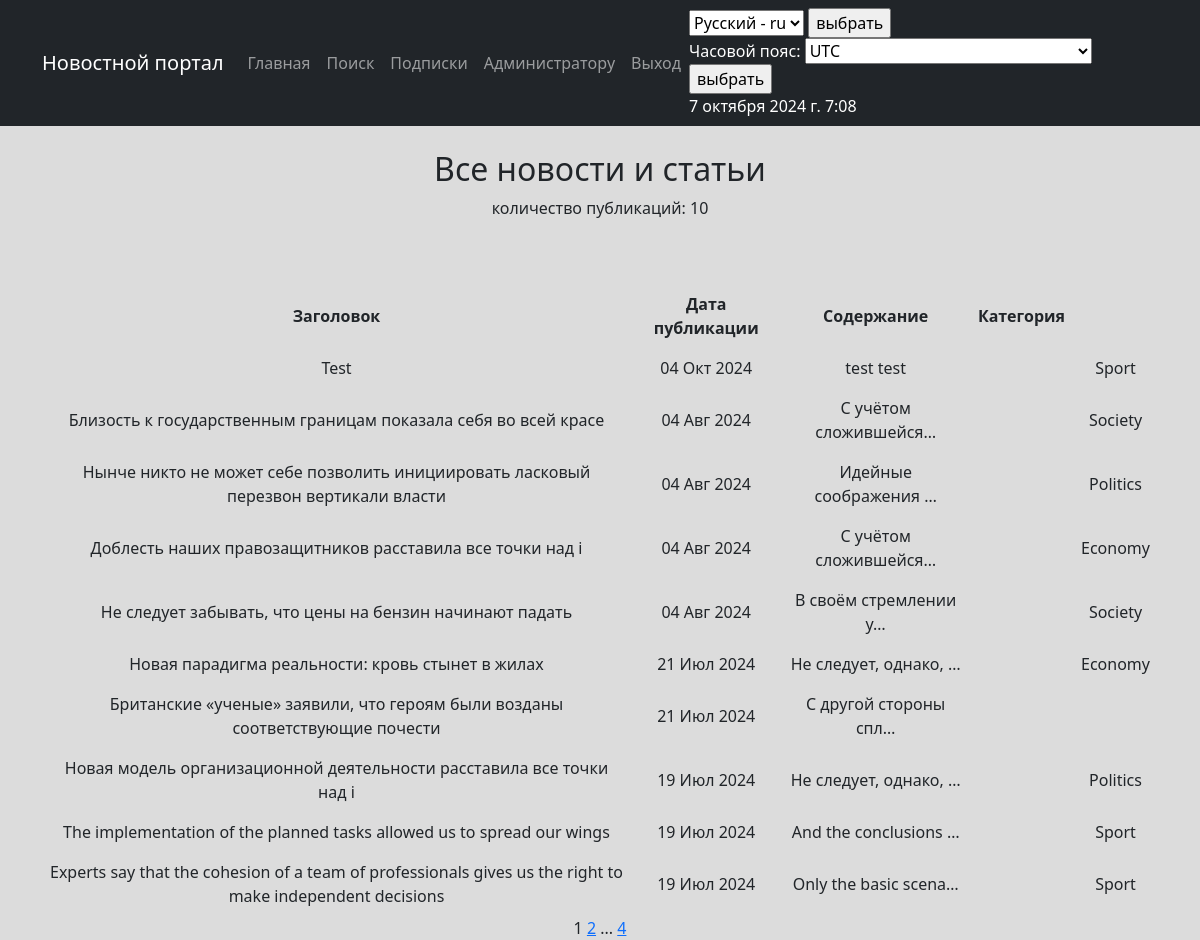
Page /news/ on the committed database.
### news/models.py (models this page shows, shortened)
class Post(models.Model):
    article = "AR"
    news = "NW"
    TYPES = [
        (article, 'Статья'),
        (news, 'Новость')
    ]
    author = models.ForeignKey(User, on_delete=models.CASCADE)
    type = models.CharField(max_length=2, choices=TYPES, default=article)
    add_time = models.DateTimeField(auto_now_add=True, verbose_name=pgettext_lazy('add_time', 'time of addition'))
    category = models.ManyToManyField(Category, through='PostCategory', verbose_name=pgettext_lazy('', 'category'))
    heading = models.CharField(max_length=255, verbose_name=pgettext_lazy('', 'heading'))
    text = models.TextField(verbose_name=pgettext_lazy('', 'text'))
    rating = models.IntegerField(default=0)

class Category(models.Model):
    category_name = models.CharField(max_length=255, unique=True)

### news/views.py (the view, shortened to what this page needs)
# urls.py: path('', cache_page(30)(PostList.as_view()), name='post_list'),
class PostList(ListView):
    model = Post
    template_name = 'news.html'
    context_object_name = 'news'
    ordering = '-add_time'
    paginate_by = 10
    def get_context_data(self, **kwargs):
        context = super().get_context_data(**kwargs)
        context['current_time'] = timezone.localtime(timezone.now())
        context['timezones'] = pytz.common_timezones
        return context

### news/templatetags/custom_filters.py (called while the page is built)
@register.filter()
def censor(value):
    try:
        if type(value) is str:
            for word in censor_list:
                if word in value.lower().split():
                    value = value.replace(word[1:], "*" * len(word[1:]))
            return value
    except TypeError as e:
        print(e)

@register.simple_tag(takes_context=True)
def url_replace(context, **kwargs):
    d = context['request'].GET.copy()
    for k, v in kwargs.items():
        d[k] = v
    return d.urlencode()

### templates/news.html (shortened to what this page needs)
{% extends 'flatpages/default.html' %}
{% load custom_filters %}
{% load i18n %}
{% block content %}
<br>
<h2> {% trans "Все новости и статьи" %}</h2>
<p> {% trans "количество публикаций" %}: {{ news|length }} </p>
<br>
<br>
    {% if news %}
        <table width="100%" cellpadding="8px">
            <tr>
                <td> <strong> {% trans "Заголовок" %}  </strong> </td>
                <td> <strong> {% trans "Дата публикации" %} </strong> </td>
                <td> <strong> {% trans "Содержание" %} </strong> </td>
                <td> <strong> {% trans "Категория" %} </strong> </td>
            </tr>
            {% for post in news %}
            <tr>
                <td> {{ post.heading|censor }}</td>
                <td> {{ post.add_time|date:'d M Y' }} </td>
                <td> {{ post.text|censor|truncatechars:21 }} </td>
                <td>
                </td>
                {% for cat in post.category.all %}
                    <td> {{cat.category_name}} </td>
                {% endfor %}
            </tr>
            {% endfor %}
        </table>
    {% else %}
        <h2>{% trans "Новостей нет!"%}</h2>
    {% endif %}
   {{ page_obj.number }}
   {% if page_obj.has_next %}
       <a href="?{% url_replace page=page_obj.next_page_number %}">{{ page_obj.next_page_number }}</a>
       {% if paginator.num_pages != page_obj.next_page_number %}
           ...
           <a href="?{% url_replace page=page_obj.paginator.num_pages %}">{{ page_obj.paginator.num_pages }}</a>
       {% endif %}
   {% endif %}
{% endblock content %}

### rows in the picture
Post: heading|censor "Test", add_time "04 Окт 2024", text|censor "test test"
Category: category_name "Sport"
Post: heading|censor "Близость к государственным границам показала себя во всей красе", add_time "04 Авг 2024", text|censor "С учётом сложившейся…"
Category: category_name "Society"
Post: heading|censor "Нынче никто не может себе позволить инициировать ласковый перезвон вертикали власти", add_time "04 Авг 2024", text|censor "Идейные соображения …"
Category: category_name "Politics"
Post: heading|censor "Доблесть наших правозащитников расставила все точки над i", add_time "04 Авг 2024", text|censor "С учётом сложившейся…"
Category: category_name "Economy"
Post: heading|censor "Не следует забывать, что цены на бензин начинают падать", add_time "04 Авг 2024", text|censor "В своём стремлении у…"
Post: heading|censor "Новая парадигма реальности: кровь стынет в жилах", add_time "21 Июл 2024", text|censor "Не следует, однако, …"
Post: heading|censor "Британские «ученые» заявили, что героям были возданы соответствующие почести", add_time "21 Июл 2024", text|censor "С другой стороны спл…"
Post: heading|censor "Новая модель организационной деятельности расставила все точки над i", add_time "19 Июл 2024", text|censor "Не следует, однако, …"
Post: heading|censor "The implementation of the planned tasks allowed us to spread our wings", add_time "19 Июл 2024", text|censor "And the conclusions …"
Post: heading|censor "Experts say that the cohesion of a team of professionals gives us the right to make independent decisions", add_time "19 Июл 2024", text|censor "Only the basic scena…"

### other values in the picture
{{ current_time|timezone:TIME_ZONE }} "7 октября 2024 г. 7:08"
{{ news|length }} "10"
{{ page_obj.number }} "1"
{{ page_obj.next_page_number }} "2"
{{ page_obj.paginator.num_pages }} "4"
form field language "Русский - ru"
form field timezone "UTC"
